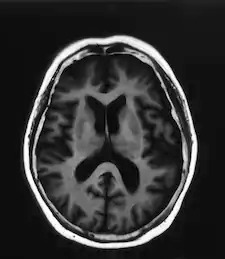
#> input picture Exersize-1(BrainTumour-SVM)/archive/Testing/no_tumor/image(101).jpg, 225 x 259 px, found by its file name; its folder holds 4 pictures in this run
$ jupyter execute --allow-errors BrainTumor_XGBoost.ipynb
#> lines starting #> are read from the running program, lines starting #| are printed output that depends on the picture
#> further down, img is the input picture: shape (259, 225); min 0, max 255, mean 50.5
#> `img = cv2.resize(img, (200, 200))`:
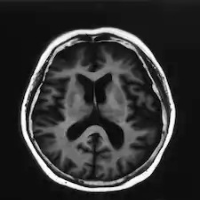
#> img: shape (200, 200); min 1, max 255, mean 50.4
# Brain Tumor Classification using Original XGBoost

In this notebook, we will implement the original XGBoost approach for brain tumor classification.
The images will be loaded, resized, converted into numerical feature vectors, and then used to train an XGBoost classifier.

[cell 1]
import os
import cv2
import numpy as np
import pandas as pd
import matplotlib.pyplot as plt

from sklearn.model_selection import train_test_split
from sklearn.preprocessing import LabelEncoder
from sklearn.metrics import (
    accuracy_score,
    classification_report,
    confusion_matrix,
    f1_score
)

from xgboost import XGBClassifier

print("Libraries imported successfully.")

## Define Dataset Paths

The Brain Tumor dataset is organized into separate Training and Testing folders.
We define these paths once so they can be reused throughout the notebook.

[cell 2]
train_path = "/mnt/c/ML Projects/Medical-Image-Classification-Projects/Exersize-1(BrainTumour-SVM)/archive/Training"

test_path = "/mnt/c/ML Projects/Medical-Image-Classification-Projects/Exersize-1(BrainTumour-SVM)/archive/Testing"

#> (the rest of this cell did not finish here and is left out)

## Load and Preprocess Images

In this step, images are loaded from the dataset folders, resized to a fixed size, and converted into feature vectors.
These feature vectors will be used as input for the XGBoost classifier.

[cell 3]
IMG_SIZE = 128

def load_images(data_path):
    images = []
    labels = []

    for label in classes:
        folder_path = os.path.join(data_path, label)

        for image_name in os.listdir(folder_path):
            image_path = os.path.join(folder_path, image_name)

            try:
                img = cv2.imread(image_path)

                if img is None:
                    continue

                img = cv2.resize(img, (IMG_SIZE, IMG_SIZE))

                images.append(img.flatten())
                labels.append(label)

            except Exception:
                continue

    return np.array(images), np.array(labels)

## Load and Preprocess the Dataset

Images are loaded from the training folder, converted to grayscale, resized to 200×200 pixels, and flattened into feature vectors.
The resulting dataset will be used for training and evaluation.

[cell 4]
# Define classes and their labels

classes = {
    'no_tumor': 0,
    'pituitary_tumor': 1,
    'glioma_tumor': 2,
    'meningioma_tumor': 3
}

X = []
Y = []

#> (the rest of this cell did not finish here and is left out)
